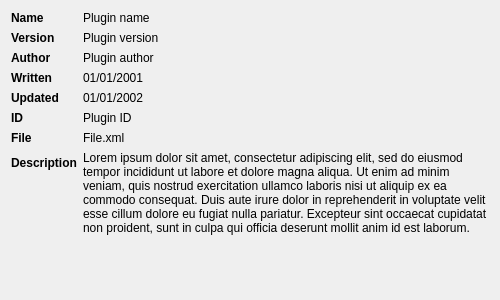
<?xml version="1.0" encoding="UTF-8"?>
<ui version="4.0">
 <class>PluginPopup</class>
 <widget class="QDialog" name="PluginPopup">
  <property name="geometry">
   <rect>
    <x>0</x>
    <y>0</y>
    <width>500</width>
    <height>300</height>
   </rect>
  </property>
  <property name="windowTitle">
   <string>Plugin Details</string>
  </property>
  <layout class="QFormLayout" name="formLayout">
   <item row="0" column="0">
    <widget class="QLabel" name="name_label">
     <property name="font">
      <font>
       <bold>true</bold>
      </font>
     </property>
     <property name="text">
      <string>Name</string>
     </property>
    </widget>
   </item>
   <item row="0" column="1">
    <widget class="QLabel" name="name">
     <property name="text">
      <string>Plugin name</string>
     </property>
    </widget>
   </item>
   <item row="2" column="0">
    <widget class="QLabel" name="author_label">
     <property name="font">
      <font>
       <bold>true</bold>
      </font>
     </property>
     <property name="text">
      <string>Author</string>
     </property>
    </widget>
   </item>
   <item row="2" column="1">
    <widget class="QLabel" name="author">
     <property name="text">
      <string>Plugin author</string>
     </property>
    </widget>
   </item>
   <item row="5" column="0">
    <widget class="QLabel" name="id_label">
     <property name="font">
      <font>
       <bold>true</bold>
      </font>
     </property>
     <property name="text">
      <string>ID</string>
     </property>
    </widget>
   </item>
   <item row="5" column="1">
    <widget class="QLabel" name="id">
     <property name="text">
      <string>Plugin ID</string>
     </property>
    </widget>
   </item>
   <item row="6" column="0">
    <widget class="QLabel" name="file_label">
     <property name="font">
      <font>
       <bold>true</bold>
      </font>
     </property>
     <property name="text">
      <string>File</string>
     </property>
    </widget>
   </item>
   <item row="6" column="1">
    <widget class="QLabel" name="file">
     <property name="text">
      <string>File.xml</string>
     </property>
    </widget>
   </item>
   <item row="7" column="0">
    <widget class="QLabel" name="description_label">
     <property name="font">
      <font>
       <bold>true</bold>
      </font>
     </property>
     <property name="text">
      <string>Description</string>
     </property>
    </widget>
   </item>
   <item row="7" column="1">
    <widget class="QLabel" name="description">
     <property name="text">
      <string>Lorem ipsum dolor sit amet, consectetur adipiscing elit, sed do eiusmod tempor incididunt ut labore et dolore magna aliqua. Ut enim ad minim veniam, quis nostrud exercitation ullamco laboris nisi ut aliquip ex ea commodo consequat. Duis aute irure dolor in reprehenderit in voluptate velit esse cillum dolore eu fugiat nulla pariatur. Excepteur sint occaecat cupidatat non proident, sunt in culpa qui officia deserunt mollit anim id est laborum.</string>
     </property>
     <property name="wordWrap">
      <bool>true</bool>
     </property>
    </widget>
   </item>
   <item row="1" column="0">
    <widget class="QLabel" name="version_label">
     <property name="font">
      <font>
       <bold>true</bold>
      </font>
     </property>
     <property name="text">
      <string>Version</string>
     </property>
    </widget>
   </item>
   <item row="1" column="1">
    <widget class="QLabel" name="version">
     <property name="text">
      <string>Plugin version</string>
     </property>
    </widget>
   </item>
   <item row="3" column="0">
    <widget class="QLabel" name="written_label">
     <property name="font">
      <font>
       <bold>true</bold>
      </font>
     </property>
     <property name="text">
      <string>Written</string>
     </property>
    </widget>
   </item>
   <item row="3" column="1">
    <widget class="QLabel" name="written">
     <property name="text">
      <string>01/01/2001</string>
     </property>
    </widget>
   </item>
   <item row="4" column="0">
    <widget class="QLabel" name="updated_label">
     <property name="font">
      <font>
       <bold>true</bold>
      </font>
     </property>
     <property name="text">
      <string>Updated</string>
     </property>
    </widget>
   </item>
   <item row="4" column="1">
    <widget class="QLabel" name="updated">
     <property name="text">
      <string>01/01/2002</string>
     </property>
    </widget>
   </item>
  </layout>
 </widget>
 <resources/>
 <connections/>
</ui>
